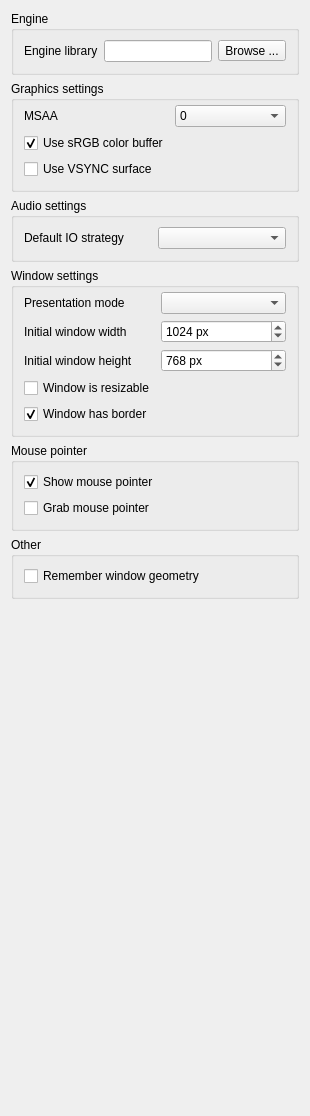
     <widget class="QWidget" name="tabDesktop">
      <attribute name="title">
       <string>Desktop</string>
      </attribute>
      <layout class="QVBoxLayout" name="verticalLayout_5">
       <item>
        <widget class="QGroupBox" name="groupBox_11">
         <property name="title">
          <string>Engine</string>
         </property>
         <property name="flat">
          <bool>true</bool>
         </property>
         <layout class="QGridLayout" name="gridLayout_14">
          <property name="leftMargin">
           <number>10</number>
          </property>
          <property name="rightMargin">
           <number>10</number>
          </property>
          <property name="bottomMargin">
           <number>10</number>
          </property>
          <item row="0" column="0">
           <widget class="QLabel" name="label_12">
            <property name="text">
             <string>Engine library</string>
            </property>
           </widget>
          </item>
          <item row="0" column="1">
           <layout class="QHBoxLayout" name="horizontalLayout_2">
            <item>
             <widget class="QLineEdit" name="edtAppLibrary">
              <property name="sizePolicy">
               <sizepolicy hsizetype="Preferred" vsizetype="Fixed">
                <horstretch>0</horstretch>
                <verstretch>0</verstretch>
               </sizepolicy>
              </property>
             </widget>
            </item>
            <item>
             <widget class="QToolButton" name="btnSelectEngine">
              <property name="text">
               <string>Browse ...</string>
              </property>
              <property name="icon">
               <iconset resource="../resource/resource.qrc">
                <normaloff>:/16x16_ico_png/folder.png</normaloff>:/16x16_ico_png/folder.png</iconset>
              </property>
             </widget>
            </item>
           </layout>
          </item>
         </layout>
        </widget>
       </item>
       <item>
        <widget class="QGroupBox" name="groupBox_6">
         <property name="title">
          <string>Graphics settings</string>
         </property>
         <property name="flat">
          <bool>true</bool>
         </property>
         <layout class="QGridLayout" name="gridLayout_8">
          <property name="leftMargin">
           <number>10</number>
          </property>
          <property name="topMargin">
           <number>4</number>
          </property>
          <property name="rightMargin">
           <number>10</number>
          </property>
          <property name="bottomMargin">
           <number>10</number>
          </property>
          <item row="1" column="0">
           <widget class="QCheckBox" name="chkSrgb">
            <property name="text">
             <string>Use sRGB color buffer</string>
            </property>
            <property name="checked">
             <bool>true</bool>
            </property>
           </widget>
          </item>
          <item row="0" column="1">
           <widget class="QComboBox" name="cmbMSAA">
            <property name="editable">
             <bool>false</bool>
            </property>
            <item>
             <property name="text">
              <string>0</string>
             </property>
            </item>
            <item>
             <property name="text">
              <string>4</string>
             </property>
            </item>
            <item>
             <property name="text">
              <string>8</string>
             </property>
            </item>
            <item>
             <property name="text">
              <string>16</string>
             </property>
            </item>
           </widget>
          </item>
          <item row="0" column="0">
           <widget class="QLabel" name="label_6">
            <property name="text">
             <string>MSAA</string>
            </property>
           </widget>
          </item>
          <item row="2" column="0">
           <widget class="QCheckBox" name="chkVsync">
            <property name="text">
             <string>Use VSYNC surface</string>
            </property>
           </widget>
          </item>
         </layout>
        </widget>
       </item>
       <item>
        <widget class="QGroupBox" name="groupBox_12">
         <property name="title">
          <string>Audio settings</string>
         </property>
         <property name="flat">
          <bool>true</bool>
         </property>
         <layout class="QGridLayout" name="gridLayout_15">
          <property name="leftMargin">
           <number>10</number>
          </property>
          <property name="rightMargin">
           <number>10</number>
          </property>
          <property name="bottomMargin">
           <number>10</number>
          </property>
          <item row="0" column="0">
           <widget class="QLabel" name="label_35">
            <property name="text">
             <string>Default IO strategy</string>
            </property>
           </widget>
          </item>
          <item row="0" column="1">
           <widget class="QComboBox" name="cmbDesktopAudioIO"/>
          </item>
         </layout>
        </widget>
       </item>
       <item>
        <widget class="QGroupBox" name="groupBox_13">
         <property name="title">
          <string>Window settings</string>
         </property>
         <property name="flat">
          <bool>true</bool>
         </property>
         <property name="checkable">
          <bool>false</bool>
         </property>
         <layout class="QGridLayout" name="gridLayout_16">
          <property name="leftMargin">
           <number>10</number>
          </property>
          <property name="topMargin">
           <number>4</number>
          </property>
          <property name="rightMargin">
           <number>10</number>
          </property>
          <property name="bottomMargin">
           <number>10</number>
          </property>
          <item row="1" column="0">
           <widget class="QLabel" name="label_3">
            <property name="text">
             <string>Initial window width</string>
            </property>
           </widget>
          </item>
          <item row="2" column="1">
           <widget class="QSpinBox" name="wndHeight">
            <property name="sizePolicy">
             <sizepolicy hsizetype="Preferred" vsizetype="Fixed">
              <horstretch>0</horstretch>
              <verstretch>0</verstretch>
             </sizepolicy>
            </property>
            <property name="suffix">
             <string> px</string>
            </property>
            <property name="prefix">
             <string/>
            </property>
            <property name="minimum">
             <number>256</number>
            </property>
            <property name="maximum">
             <number>8192</number>
            </property>
            <property name="value">
             <number>768</number>
            </property>
           </widget>
          </item>
          <item row="3" column="0">
           <widget class="QCheckBox" name="chkWndCanResize">
            <property name="text">
             <string>Window is resizable</string>
            </property>
           </widget>
          </item>
          <item row="4" column="0">
           <widget class="QCheckBox" name="chkWndHasBorder">
            <property name="text">
             <string>Window has border</string>
            </property>
            <property name="checked">
             <bool>true</bool>
            </property>
           </widget>
          </item>
          <item row="0" column="1">
           <widget class="QComboBox" name="cmbWindowMode"/>
          </item>
          <item row="2" column="0">
           <widget class="QLabel" name="label_9">
            <property name="text">
             <string>Initial window height</string>
            </property>
           </widget>
          </item>
          <item row="0" column="0">
           <widget class="QLabel" name="label_37">
            <property name="text">
             <string>Presentation mode</string>
            </property>
           </widget>
          </item>
          <item row="1" column="1">
           <widget class="QSpinBox" name="wndWidth">
            <property name="sizePolicy">
             <sizepolicy hsizetype="Preferred" vsizetype="Fixed">
              <horstretch>0</horstretch>
              <verstretch>0</verstretch>
             </sizepolicy>
            </property>
            <property name="suffix">
             <string> px</string>
            </property>
            <property name="prefix">
             <string/>
            </property>
            <property name="minimum">
             <number>256</number>
            </property>
            <property name="maximum">
             <number>8192</number>
            </property>
            <property name="value">
             <number>1024</number>
            </property>
           </widget>
          </item>
         </layout>
        </widget>
       </item>
       <item>
        <widget class="QGroupBox" name="groupBox_14">
         <property name="title">
          <string>Mouse pointer</string>
         </property>
         <property name="flat">
          <bool>true</bool>
         </property>
         <layout class="QGridLayout" name="gridLayout_17">
          <property name="leftMargin">
           <number>10</number>
          </property>
          <property name="rightMargin">
           <number>10</number>
          </property>
          <property name="bottomMargin">
           <number>10</number>
          </property>
          <item row="0" column="0">
           <widget class="QCheckBox" name="chkCursor">
            <property name="text">
             <string>Show mouse pointer</string>
            </property>
            <property name="checked">
             <bool>true</bool>
            </property>
           </widget>
          </item>
          <item row="1" column="0">
           <widget class="QCheckBox" name="chkGrabMouse">
            <property name="text">
             <string>Grab mouse pointer</string>
            </property>
           </widget>
          </item>
         </layout>
        </widget>
       </item>
       <item>
        <widget class="QGroupBox" name="groupBox_15">
         <property name="title">
          <string>Other</string>
         </property>
         <property name="flat">
          <bool>true</bool>
         </property>
         <layout class="QGridLayout" name="gridLayout_18">
          <property name="leftMargin">
           <number>10</number>
          </property>
          <property name="rightMargin">
           <number>10</number>
          </property>
          <property name="bottomMargin">
           <number>10</number>
          </property>
          <item row="0" column="0">
           <widget class="QCheckBox" name="chkSaveGeom">
            <property name="text">
             <string>Remember window geometry</string>
            </property>
           </widget>
          </item>
         </layout>
        </widget>
       </item>
       <item>
        <spacer name="verticalSpacer_3">
         <property name="orientation">
          <enum>Qt::Vertical</enum>
         </property>
         <property name="sizeHint" stdset="0">
          <size>
           <width>20</width>
           <height>506</height>
          </size>
         </property>
        </spacer>
       </item>
      </layout>
     </widget>
